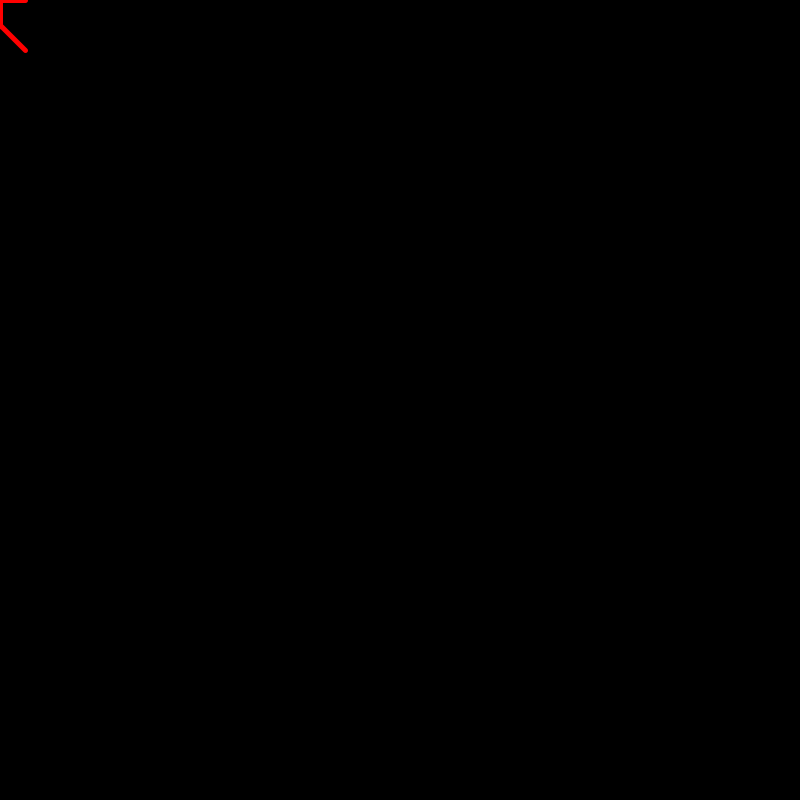
Frame 1 (no input)
Frame 60 (the mouse pressed at the canvas centre just before this capture): identical to frame 1, image omitted
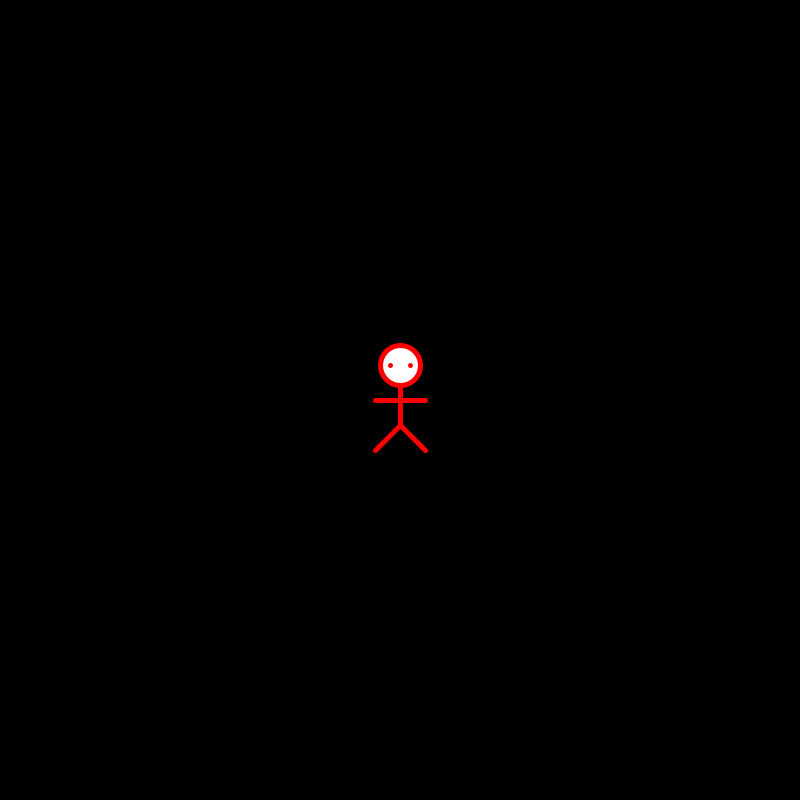
Frame 120 (the mouse held since frame 60 and released just before this capture)

The Processing sketch that drew these frames (run headless with seeded random() and noise(); from frame 60 on, the mouse is pressed at the canvas centre):

// Processing sketch: stick_man_mouse_track_1st_week
// ── stick_man_mouse_track_1st_week.pde
//variables
int counter = 0;


void setup(){
  size(800,800); 
}

void draw(){
  background(0);
  
  //stick figure
  strokeWeight(5);
  stroke(255,0,0);
  fill(255);
  stickFigure(mouseX,mouseY);
}

void stickFigure(int x, int y){
  circle(x,y-35,40);
  point(x-10,y-35);
  point(x+10,y-35);
  line(x,y-15,x,y+25);
  line(x,y+25,x+25,y+50);
  line(x,y+25,x-25,y+50);
  line(x-25,y,x+25,y);
}
